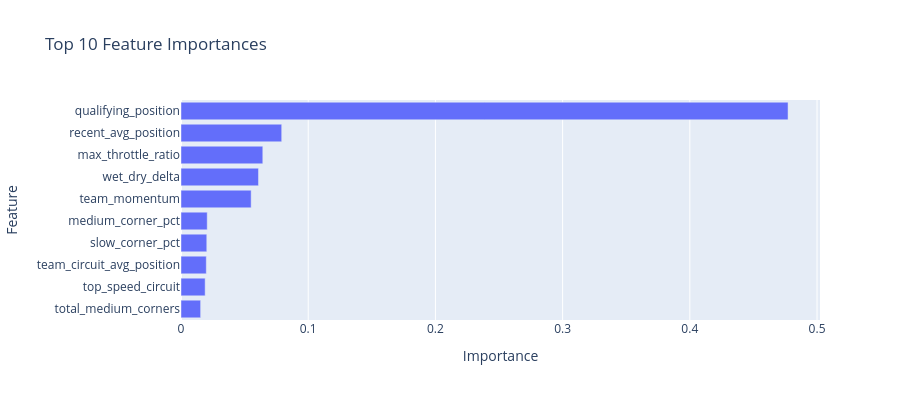

Here is the notebook cell this chart was saved with:
### Code cell
# Plot
px.bar(
    importance.sort_values('importance', ascending=True).tail(10),
    y='feature',
    x='importance',
    title='Top 10 Features for Race Prediction',
    labels={'importance': 'Importance', 'feature': 'Feature'},
    height=400
).show()

### Figure 1 — Plotly figure (JSON) as saved in the notebook; plotly's stock layout.template omitted (floating-point values rounded to 4 significant figures)
{"data": [{"hovertemplate": "Importance=%{x}<br>Feature=%{y}<extra></extra>", "legendgroup": "", "marker": {"color": "#636efa", "pattern": {"shape": ""}}, "name": "", "orientation": "h", "showlegend": false, "textposition": "auto", "type": "bar", "x": [0.01544, 0.01898, 0.01989, 0.02027, 0.02061, 0.05515, 0.06091, 0.0643, 0.07916, 0.4772], "xaxis": "x", "y": ["total_medium_corners", "top_speed_circuit", "team_circuit_avg_position", "slow_corner_pct", "medium_corner_pct", "team_momentum", "wet_dry_delta", "max_throttle_ratio", "recent_avg_position", "qualifying_position"], "yaxis": "y"}], "layout": {"barmode": "relative", "height": 400, "legend": {"tracegroupgap": 0}, "title": {"text": "Top 10 Feature Importances"}, "xaxis": {"anchor": "y", "domain": [0, 1], "title": {"text": "Importance"}}, "yaxis": {"anchor": "x", "domain": [0, 1], "title": {"text": "Feature"}}}}
